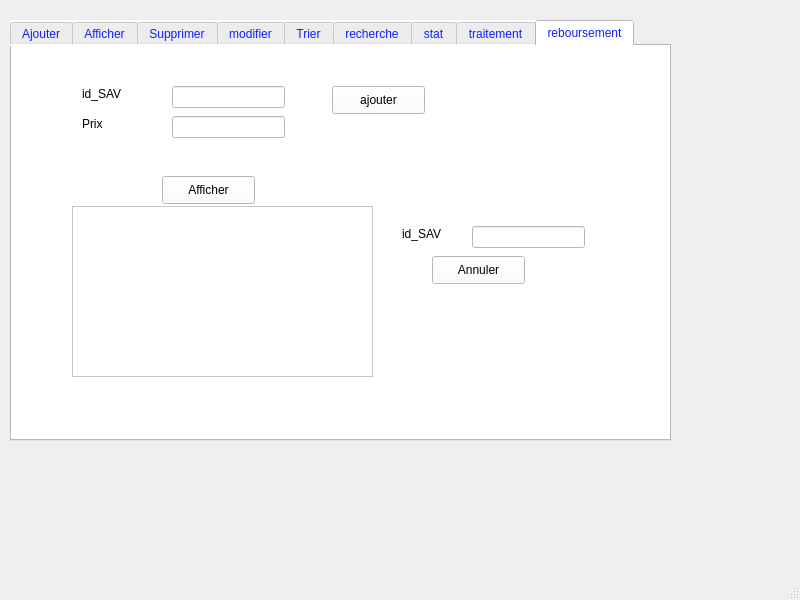
<?xml version="1.0" encoding="UTF-8"?>
<ui version="4.0">
 <class>MainWindow</class>
 <widget class="QMainWindow" name="MainWindow">
  <property name="geometry">
   <rect>
    <x>0</x>
    <y>0</y>
    <width>800</width>
    <height>600</height>
   </rect>
  </property>
  <property name="windowTitle">
   <string>MainWindow</string>
  </property>
  <widget class="QWidget" name="centralwidget">
   <widget class="QTabWidget" name="modifier_2">
    <property name="geometry">
     <rect>
      <x>10</x>
      <y>20</y>
      <width>661</width>
      <height>421</height>
     </rect>
    </property>
    <property name="styleSheet">
     <string notr="true">font: 81 8pt &quot;Rockwell Extra Bold&quot;;
color: rgb(17, 29, 255);
background-color: rgb(255, 255, 255);
</string>
    </property>
    <property name="currentIndex">
     <number>8</number>
    </property>
    <widget class="QWidget" name="tab_2">
     <attribute name="title">
      <string>Ajouter</string>
     </attribute>
     <widget class="QGroupBox" name="groupBox">
      <property name="geometry">
       <rect>
        <x>30</x>
        <y>40</y>
        <width>631</width>
        <height>301</height>
       </rect>
      </property>
      <property name="title">
       <string>Ajouter</string>
      </property>
      <widget class="QLabel" name="label_2">
       <property name="geometry">
        <rect>
         <x>20</x>
         <y>110</y>
         <width>56</width>
         <height>16</height>
        </rect>
       </property>
       <property name="styleSheet">
        <string notr="true">color: rgb(0, 0, 0);</string>
       </property>
       <property name="text">
        <string>prenom</string>
       </property>
      </widget>
      <widget class="QLabel" name="label_3">
       <property name="geometry">
        <rect>
         <x>20</x>
         <y>80</y>
         <width>56</width>
         <height>16</height>
        </rect>
       </property>
       <property name="styleSheet">
        <string notr="true">color: rgb(0, 0, 0);</string>
       </property>
       <property name="text">
        <string>nom</string>
       </property>
      </widget>
      <widget class="QLineEdit" name="lineEdit_pren">
       <property name="geometry">
        <rect>
         <x>80</x>
         <y>110</y>
         <width>113</width>
         <height>22</height>
        </rect>
       </property>
      </widget>
      <widget class="QLineEdit" name="lineEdit_nom">
       <property name="geometry">
        <rect>
         <x>80</x>
         <y>80</y>
         <width>113</width>
         <height>22</height>
        </rect>
       </property>
      </widget>
      <widget class="QPushButton" name="ajouter">
       <property name="geometry">
        <rect>
         <x>290</x>
         <y>240</y>
         <width>93</width>
         <height>28</height>
        </rect>
       </property>
       <property name="styleSheet">
        <string notr="true">color: rgb(0, 0, 0);</string>
       </property>
       <property name="text">
        <string>ajouter</string>
       </property>
      </widget>
      <widget class="QPushButton" name="quitter_ajout">
       <property name="geometry">
        <rect>
         <x>400</x>
         <y>240</y>
         <width>93</width>
         <height>28</height>
        </rect>
       </property>
       <property name="styleSheet">
        <string notr="true">color: rgb(0, 0, 0);</string>
       </property>
       <property name="text">
        <string>Quitter</string>
       </property>
      </widget>
      <widget class="QLineEdit" name="lineEdit_DateSAV">
       <property name="geometry">
        <rect>
         <x>30</x>
         <y>180</y>
         <width>161</width>
         <height>22</height>
        </rect>
       </property>
       <property name="maxLength">
        <number>8</number>
       </property>
      </widget>
      <widget class="QLabel" name="label_8">
       <property name="geometry">
        <rect>
         <x>30</x>
         <y>150</y>
         <width>51</width>
         <height>20</height>
        </rect>
       </property>
       <property name="styleSheet">
        <string notr="true">color: rgb(0, 0, 0);</string>
       </property>
       <property name="text">
        <string>Date</string>
       </property>
      </widget>
      <widget class="QLabel" name="label_9">
       <property name="geometry">
        <rect>
         <x>220</x>
         <y>30</y>
         <width>101</width>
         <height>20</height>
        </rect>
       </property>
       <property name="styleSheet">
        <string notr="true">color: rgb(0, 0, 0);</string>
       </property>
       <property name="text">
        <string>Description</string>
       </property>
      </widget>
      <widget class="QLineEdit" name="lineEditCin">
       <property name="geometry">
        <rect>
         <x>80</x>
         <y>50</y>
         <width>113</width>
         <height>22</height>
        </rect>
       </property>
      </widget>
      <widget class="QLabel" name="label_13">
       <property name="geometry">
        <rect>
         <x>20</x>
         <y>50</y>
         <width>56</width>
         <height>16</height>
        </rect>
       </property>
       <property name="styleSheet">
        <string notr="true">color: rgb(0, 0, 0);</string>
       </property>
       <property name="text">
        <string>id_SAV</string>
       </property>
      </widget>
      <widget class="QLabel" name="label">
       <property name="geometry">
        <rect>
         <x>0</x>
         <y>-10</y>
         <width>611</width>
         <height>401</height>
        </rect>
       </property>
       <property name="styleSheet">
        <string notr="true">color: rgb(0, 0, 0);
</string>
       </property>
       <property name="text">
        <string/>
       </property>
       <property name="pixmap">
        <pixmap>../../aziz/png-clipart-til-death-do-us-apart-skull-illustration-t-shirt-clothing-skeleton-back-to-back-printing-tshirt-comics.png</pixmap>
       </property>
      </widget>
      <widget class="QLineEdit" name="lineEdit_description">
       <property name="geometry">
        <rect>
         <x>220</x>
         <y>70</y>
         <width>331</width>
         <height>131</height>
        </rect>
       </property>
       <property name="maxLength">
        <number>8</number>
       </property>
      </widget>
      <zorder>label</zorder>
      <zorder>label_2</zorder>
      <zorder>label_3</zorder>
      <zorder>lineEdit_pren</zorder>
      <zorder>lineEdit_nom</zorder>
      <zorder>ajouter</zorder>
      <zorder>quitter_ajout</zorder>
      <zorder>lineEdit_DateSAV</zorder>
      <zorder>label_8</zorder>
      <zorder>label_9</zorder>
      <zorder>lineEditCin</zorder>
      <zorder>label_13</zorder>
      <zorder>lineEdit_description</zorder>
     </widget>
    </widget>
    <widget class="QWidget" name="tab">
     <attribute name="title">
      <string>Afficher</string>
     </attribute>
     <widget class="QGroupBox" name="groupBox_4">
      <property name="geometry">
       <rect>
        <x>30</x>
        <y>40</y>
        <width>591</width>
        <height>301</height>
       </rect>
      </property>
      <property name="styleSheet">
       <string notr="true">color: rgb(0, 0, 0);</string>
      </property>
      <property name="title">
       <string>afficher</string>
      </property>
      <widget class="QPushButton" name="quitter_affich">
       <property name="geometry">
        <rect>
         <x>450</x>
         <y>240</y>
         <width>93</width>
         <height>28</height>
        </rect>
       </property>
       <property name="text">
        <string>Quitter</string>
       </property>
      </widget>
      <widget class="QPushButton" name="afficher">
       <property name="geometry">
        <rect>
         <x>330</x>
         <y>240</y>
         <width>93</width>
         <height>28</height>
        </rect>
       </property>
       <property name="text">
        <string>Afficher</string>
       </property>
      </widget>
      <widget class="QTableView" name="tableView">
       <property name="geometry">
        <rect>
         <x>30</x>
         <y>30</y>
         <width>501</width>
         <height>192</height>
        </rect>
       </property>
      </widget>
     </widget>
     <widget class="QLabel" name="label_14">
      <property name="geometry">
       <rect>
        <x>0</x>
        <y>0</y>
        <width>771</width>
        <height>441</height>
       </rect>
      </property>
      <property name="text">
       <string/>
      </property>
      <property name="pixmap">
       <pixmap>../../aziz/wow mdp/firstquest.PNG</pixmap>
      </property>
     </widget>
     <zorder>label_14</zorder>
     <zorder>groupBox_4</zorder>
    </widget>
    <widget class="QWidget" name="tab_3">
     <attribute name="title">
      <string>Supprimer</string>
     </attribute>
     <widget class="QGroupBox" name="groupBox_3">
      <property name="geometry">
       <rect>
        <x>30</x>
        <y>40</y>
        <width>591</width>
        <height>301</height>
       </rect>
      </property>
      <property name="styleSheet">
       <string notr="true">color: rgb(0, 0, 0);</string>
      </property>
      <property name="title">
       <string>supprimer</string>
      </property>
      <widget class="QLabel" name="label_7">
       <property name="geometry">
        <rect>
         <x>40</x>
         <y>70</y>
         <width>56</width>
         <height>16</height>
        </rect>
       </property>
       <property name="text">
        <string>id_SAV</string>
       </property>
      </widget>
      <widget class="QLineEdit" name="lineEditCin_supp">
       <property name="geometry">
        <rect>
         <x>100</x>
         <y>70</y>
         <width>113</width>
         <height>22</height>
        </rect>
       </property>
       <property name="text">
        <string/>
       </property>
       <property name="maxLength">
        <number>8</number>
       </property>
      </widget>
      <widget class="QPushButton" name="supprimer">
       <property name="geometry">
        <rect>
         <x>290</x>
         <y>240</y>
         <width>93</width>
         <height>28</height>
        </rect>
       </property>
       <property name="text">
        <string>supprimer</string>
       </property>
      </widget>
      <widget class="QPushButton" name="quittersupp">
       <property name="geometry">
        <rect>
         <x>400</x>
         <y>240</y>
         <width>93</width>
         <height>28</height>
        </rect>
       </property>
       <property name="text">
        <string>Quitter</string>
       </property>
      </widget>
     </widget>
     <widget class="QLabel" name="label_15">
      <property name="geometry">
       <rect>
        <x>0</x>
        <y>10</y>
        <width>831</width>
        <height>411</height>
       </rect>
      </property>
      <property name="text">
       <string/>
      </property>
      <property name="pixmap">
       <pixmap>../../aziz/wow mdp/firstquest.PNG</pixmap>
      </property>
     </widget>
     <zorder>label_15</zorder>
     <zorder>groupBox_3</zorder>
    </widget>
    <widget class="QWidget" name="tab_5">
     <attribute name="title">
      <string>modifier</string>
     </attribute>
     <widget class="QGroupBox" name="groupBox_2">
      <property name="geometry">
       <rect>
        <x>50</x>
        <y>40</y>
        <width>591</width>
        <height>301</height>
       </rect>
      </property>
      <property name="styleSheet">
       <string notr="true">color: rgb(0, 0, 0);</string>
      </property>
      <property name="title">
       <string>Modifier</string>
      </property>
      <widget class="QLabel" name="label_5">
       <property name="geometry">
        <rect>
         <x>10</x>
         <y>100</y>
         <width>56</width>
         <height>16</height>
        </rect>
       </property>
       <property name="text">
        <string>prenom</string>
       </property>
      </widget>
      <widget class="QLabel" name="label_6">
       <property name="geometry">
        <rect>
         <x>10</x>
         <y>70</y>
         <width>56</width>
         <height>16</height>
        </rect>
       </property>
       <property name="text">
        <string>nom</string>
       </property>
      </widget>
      <widget class="QLineEdit" name="lineEditCin_modif">
       <property name="geometry">
        <rect>
         <x>80</x>
         <y>40</y>
         <width>113</width>
         <height>22</height>
        </rect>
       </property>
      </widget>
      <widget class="QLineEdit" name="lineEdit_nom_modif">
       <property name="geometry">
        <rect>
         <x>80</x>
         <y>70</y>
         <width>113</width>
         <height>22</height>
        </rect>
       </property>
      </widget>
      <widget class="QPushButton" name="modifier">
       <property name="geometry">
        <rect>
         <x>360</x>
         <y>240</y>
         <width>93</width>
         <height>28</height>
        </rect>
       </property>
       <property name="text">
        <string>modifier</string>
       </property>
      </widget>
      <widget class="QPushButton" name="quitter_modif">
       <property name="geometry">
        <rect>
         <x>470</x>
         <y>240</y>
         <width>93</width>
         <height>28</height>
        </rect>
       </property>
       <property name="text">
        <string>Quitter</string>
       </property>
      </widget>
      <widget class="QLabel" name="label_10">
       <property name="geometry">
        <rect>
         <x>10</x>
         <y>130</y>
         <width>51</width>
         <height>20</height>
        </rect>
       </property>
       <property name="text">
        <string>Date</string>
       </property>
      </widget>
      <widget class="QLineEdit" name="lineEdit_DateSAV_modif">
       <property name="geometry">
        <rect>
         <x>80</x>
         <y>130</y>
         <width>113</width>
         <height>22</height>
        </rect>
       </property>
       <property name="maxLength">
        <number>8</number>
       </property>
      </widget>
      <widget class="QLabel" name="label_11">
       <property name="geometry">
        <rect>
         <x>260</x>
         <y>20</y>
         <width>61</width>
         <height>20</height>
        </rect>
       </property>
       <property name="text">
        <string>Description</string>
       </property>
      </widget>
      <widget class="QLineEdit" name="lineEdit_description_modif">
       <property name="geometry">
        <rect>
         <x>260</x>
         <y>50</y>
         <width>301</width>
         <height>131</height>
        </rect>
       </property>
      </widget>
      <widget class="QLineEdit" name="lineEdit_pren_modif">
       <property name="geometry">
        <rect>
         <x>80</x>
         <y>100</y>
         <width>113</width>
         <height>22</height>
        </rect>
       </property>
      </widget>
      <widget class="QLabel" name="label_12">
       <property name="geometry">
        <rect>
         <x>10</x>
         <y>40</y>
         <width>56</width>
         <height>16</height>
        </rect>
       </property>
       <property name="text">
        <string>id_SAV</string>
       </property>
      </widget>
     </widget>
     <widget class="QLabel" name="label_16">
      <property name="geometry">
       <rect>
        <x>-20</x>
        <y>0</y>
        <width>861</width>
        <height>421</height>
       </rect>
      </property>
      <property name="text">
       <string/>
      </property>
      <property name="pixmap">
       <pixmap>../../aziz/wow mdp/firstquest.PNG</pixmap>
      </property>
     </widget>
     <zorder>label_16</zorder>
     <zorder>groupBox_2</zorder>
    </widget>
    <widget class="QWidget" name="tab_4">
     <attribute name="title">
      <string>Trier</string>
     </attribute>
     <widget class="QLabel" name="label_17">
      <property name="geometry">
       <rect>
        <x>-30</x>
        <y>-10</y>
        <width>921</width>
        <height>471</height>
       </rect>
      </property>
      <property name="text">
       <string/>
      </property>
      <property name="pixmap">
       <pixmap>../../aziz/wow mdp/firstquest.PNG</pixmap>
      </property>
     </widget>
     <widget class="QGroupBox" name="groupBox_5">
      <property name="geometry">
       <rect>
        <x>30</x>
        <y>30</y>
        <width>601</width>
        <height>331</height>
       </rect>
      </property>
      <property name="styleSheet">
       <string notr="true">color: rgb(0, 0, 0);</string>
      </property>
      <property name="title">
       <string>Trier</string>
      </property>
      <widget class="QTableView" name="tableView_tri">
       <property name="geometry">
        <rect>
         <x>20</x>
         <y>80</y>
         <width>461</width>
         <height>191</height>
        </rect>
       </property>
      </widget>
      <widget class="QPushButton" name="pushButton_TriASC">
       <property name="geometry">
        <rect>
         <x>40</x>
         <y>30</y>
         <width>93</width>
         <height>28</height>
        </rect>
       </property>
       <property name="text">
        <string>Tri ASC</string>
       </property>
      </widget>
      <widget class="QPushButton" name="pushButton_TriDESC">
       <property name="geometry">
        <rect>
         <x>180</x>
         <y>30</y>
         <width>93</width>
         <height>28</height>
        </rect>
       </property>
       <property name="text">
        <string>Tri DESC</string>
       </property>
      </widget>
      <widget class="QPushButton" name="pushButton_3">
       <property name="geometry">
        <rect>
         <x>490</x>
         <y>290</y>
         <width>93</width>
         <height>28</height>
        </rect>
       </property>
       <property name="text">
        <string>Quitter</string>
       </property>
      </widget>
     </widget>
    </widget>
    <widget class="QWidget" name="tab_6">
     <attribute name="title">
      <string>recherche</string>
     </attribute>
     <widget class="QTableView" name="tableView_rechercher">
      <property name="geometry">
       <rect>
        <x>100</x>
        <y>130</y>
        <width>451</width>
        <height>192</height>
       </rect>
      </property>
     </widget>
     <widget class="QPushButton" name="rechercher">
      <property name="geometry">
       <rect>
        <x>240</x>
        <y>80</y>
        <width>93</width>
        <height>31</height>
       </rect>
      </property>
      <property name="styleSheet">
       <string notr="true">color: rgb(0, 0, 0);</string>
      </property>
      <property name="text">
       <string>Rechercher</string>
      </property>
     </widget>
     <widget class="QLineEdit" name="lineEdit_rechercher">
      <property name="geometry">
       <rect>
        <x>100</x>
        <y>90</y>
        <width>113</width>
        <height>22</height>
       </rect>
      </property>
      <property name="text">
       <string/>
      </property>
      <property name="maxLength">
       <number>8</number>
      </property>
     </widget>
    </widget>
    <widget class="QWidget" name="tab_7">
     <attribute name="title">
      <string>stat</string>
     </attribute>
     <widget class="QPushButton" name="pushButton_6">
      <property name="geometry">
       <rect>
        <x>230</x>
        <y>90</y>
        <width>151</width>
        <height>23</height>
       </rect>
      </property>
      <property name="styleSheet">
       <string notr="true">color: rgb(0, 0, 0);</string>
      </property>
      <property name="text">
       <string>afficher stat</string>
      </property>
     </widget>
    </widget>
    <widget class="QWidget" name="tab_8">
     <attribute name="title">
      <string>traitement</string>
     </attribute>
     <widget class="QPushButton" name="pushButton_5">
      <property name="geometry">
       <rect>
        <x>390</x>
        <y>70</y>
        <width>75</width>
        <height>23</height>
       </rect>
      </property>
      <property name="styleSheet">
       <string notr="true">color: rgb(0, 0, 0);</string>
      </property>
      <property name="text">
       <string>Traité</string>
      </property>
     </widget>
     <widget class="QLineEdit" name="id">
      <property name="geometry">
       <rect>
        <x>240</x>
        <y>70</y>
        <width>113</width>
        <height>20</height>
       </rect>
      </property>
     </widget>
     <widget class="QLabel" name="label_4">
      <property name="geometry">
       <rect>
        <x>170</x>
        <y>70</y>
        <width>51</width>
        <height>16</height>
       </rect>
      </property>
      <property name="styleSheet">
       <string notr="true">color: rgb(0, 0, 0);</string>
      </property>
      <property name="text">
       <string>Id_Sav</string>
      </property>
     </widget>
    </widget>
    <widget class="QWidget" name="tab_9">
     <attribute name="title">
      <string>reboursement</string>
     </attribute>
     <widget class="QLineEdit" name="lineEditcin">
      <property name="geometry">
       <rect>
        <x>160</x>
        <y>40</y>
        <width>113</width>
        <height>22</height>
       </rect>
      </property>
     </widget>
     <widget class="QLineEdit" name="lineEditprix">
      <property name="geometry">
       <rect>
        <x>160</x>
        <y>70</y>
        <width>113</width>
        <height>22</height>
       </rect>
      </property>
     </widget>
     <widget class="QPushButton" name="ajouter_2">
      <property name="geometry">
       <rect>
        <x>320</x>
        <y>40</y>
        <width>93</width>
        <height>28</height>
       </rect>
      </property>
      <property name="styleSheet">
       <string notr="true">color: rgb(0, 0, 0);</string>
      </property>
      <property name="text">
       <string>ajouter</string>
      </property>
     </widget>
     <widget class="QTableView" name="tableView_remboursement">
      <property name="geometry">
       <rect>
        <x>60</x>
        <y>160</y>
        <width>301</width>
        <height>171</height>
       </rect>
      </property>
     </widget>
     <widget class="QLabel" name="label_18">
      <property name="geometry">
       <rect>
        <x>70</x>
        <y>40</y>
        <width>61</width>
        <height>16</height>
       </rect>
      </property>
      <property name="styleSheet">
       <string notr="true">color: rgb(0, 0, 0);</string>
      </property>
      <property name="text">
       <string>id_SAV</string>
      </property>
     </widget>
     <widget class="QLabel" name="label_19">
      <property name="geometry">
       <rect>
        <x>70</x>
        <y>70</y>
        <width>56</width>
        <height>16</height>
       </rect>
      </property>
      <property name="styleSheet">
       <string notr="true">color: rgb(0, 0, 0);</string>
      </property>
      <property name="text">
       <string>Prix</string>
      </property>
     </widget>
     <widget class="QLineEdit" name="lineEditsupp_2">
      <property name="geometry">
       <rect>
        <x>460</x>
        <y>180</y>
        <width>113</width>
        <height>22</height>
       </rect>
      </property>
     </widget>
     <widget class="QLabel" name="label_20">
      <property name="geometry">
       <rect>
        <x>390</x>
        <y>180</y>
        <width>61</width>
        <height>16</height>
       </rect>
      </property>
      <property name="styleSheet">
       <string notr="true">color: rgb(0, 0, 0);</string>
      </property>
      <property name="text">
       <string>id_SAV</string>
      </property>
     </widget>
     <widget class="QPushButton" name="supprimer_2">
      <property name="geometry">
       <rect>
        <x>420</x>
        <y>210</y>
        <width>93</width>
        <height>28</height>
       </rect>
      </property>
      <property name="styleSheet">
       <string notr="true">color: rgb(0, 0, 0);</string>
      </property>
      <property name="text">
       <string>Annuler</string>
      </property>
     </widget>
     <widget class="QPushButton" name="supprimer_3">
      <property name="geometry">
       <rect>
        <x>150</x>
        <y>130</y>
        <width>93</width>
        <height>28</height>
       </rect>
      </property>
      <property name="styleSheet">
       <string notr="true">color: rgb(0, 0, 0);</string>
      </property>
      <property name="text">
       <string>Afficher</string>
      </property>
     </widget>
    </widget>
   </widget>
  </widget>
  <widget class="QMenuBar" name="menubar">
   <property name="geometry">
    <rect>
     <x>0</x>
     <y>0</y>
     <width>800</width>
     <height>22</height>
    </rect>
   </property>
  </widget>
  <widget class="QStatusBar" name="statusbar"/>
 </widget>
 <resources/>
 <connections/>
</ui>
